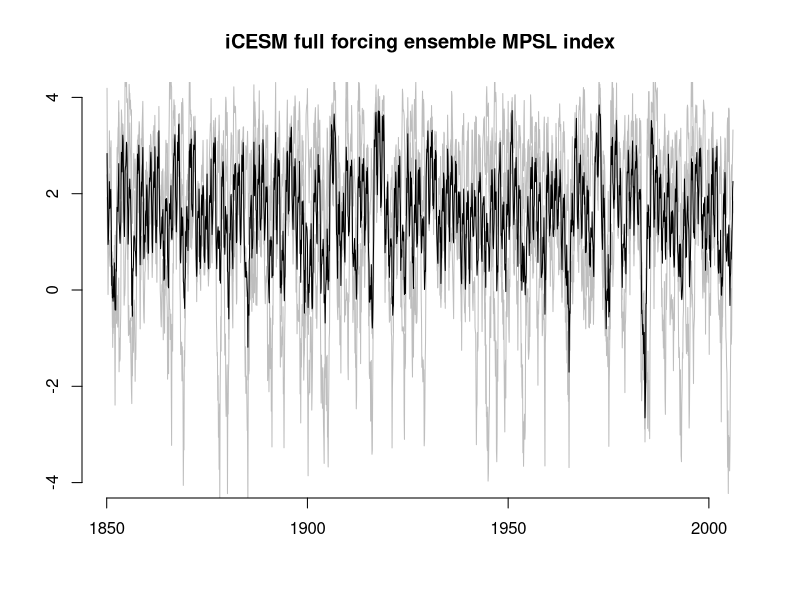
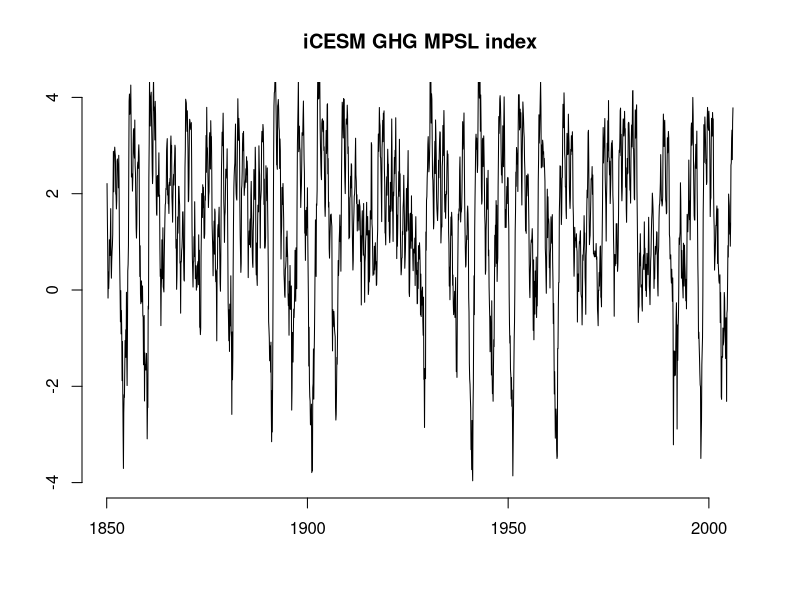
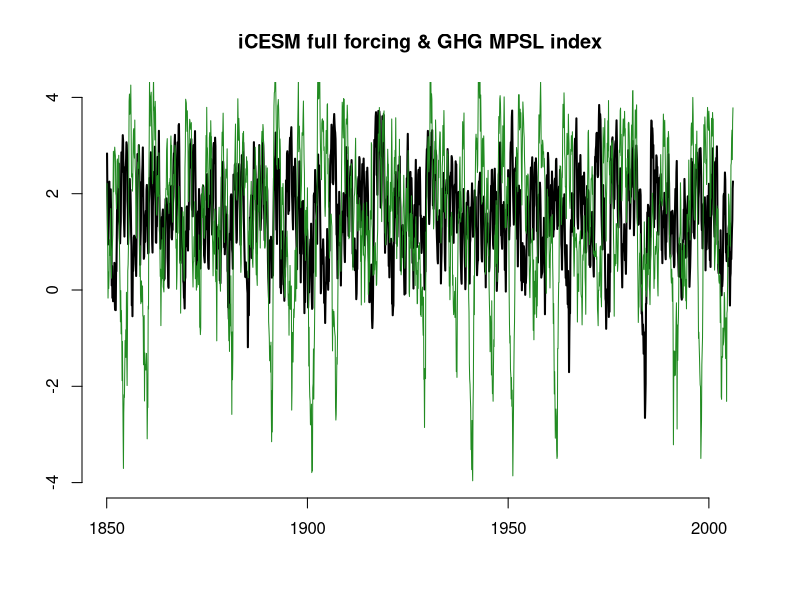

The R script that drew these images, in order:
# Import and plot PSL gradients from iCESM
setwd("~/GitHub/iso-project/PSL_gradient")

time = seq(from = 1850, to = 2006, by = 1/12)
time = time[-1]

#### Full forcing ####
f1 = read.csv("PSL_gradient_F1.csv", head = T)[,2]
f2 = read.csv("PSL_gradient_F2.csv", head = T)[,2]
f3 = read.csv("PSL_gradient_F3.csv", head = T)[,2]

full = cbind(f1, f2, f3)
mean = rowMeans(full)

plot(time, f1, type = "l", frame.plot = F, axes = F, xlab = "", ylab = "",
     ylim = c(-4, 4), col = "grey")
par(new = T)
plot(time, f2, type = "l", frame.plot = F, axes = F, xlab = "", ylab = "",
     ylim = c(-4, 4), col = "grey")
par(new = T)
plot(time, f3, type = "l", frame.plot = F, axes = F, xlab = "", ylab = "",
     ylim = c(-4, 4), col = "grey")
par(new = T)
plot(time, mean, type = "l", frame.plot = F, axes = F, xlab = "", ylab = "",
     ylim = c(-4, 4), col = "black", main = "iCESM full forcing ensemble MPSL index")
axis(1)
axis(2)

#### GHG forcing ####
ghg1 = read.csv("PSL_gradient_GHG.csv", head = T)[,2]
plot(time, ghg1, type = "l", frame.plot = F, axes = F, xlab = "", ylab = "",
     ylim = c(-4, 4), col = "black", main = "iCESM GHG MPSL index")
axis(1)
axis(2)


#### Full & GHG ####
plot(time, mean, type = "l", frame.plot = F, axes = F, xlab = "", ylab = "",
     ylim = c(-4, 4), col = "black", main = "iCESM full forcing & GHG MPSL index", lwd = 2)
par(new = T)
plot(time, ghg1, type = "l", frame.plot = F, axes = F, xlab = "", ylab = "",
     ylim = c(-4, 4), col = "forest green", main = "")
axis(1)
axis(2)
